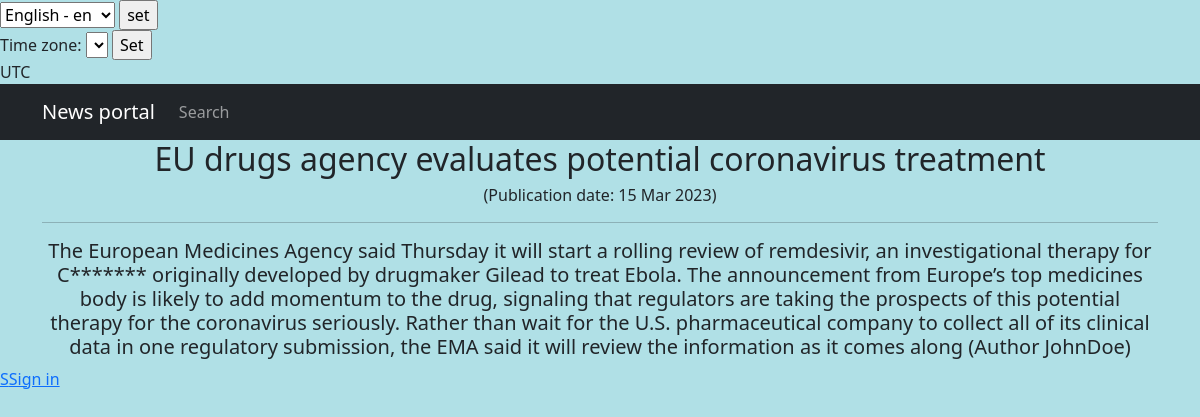
The page /news/2 on the database its author committed.
### chitchat/models.py (models this page shows, shortened)
class Post(models.Model):
    news = 'N'
    article = 'A'
    POST_TYPES = [
        (news, gettext_lazy('News')),
        (article, gettext_lazy('Article'))
    ]
    author = models.ForeignKey(
        Author,
        on_delete=models.CASCADE,
        verbose_name=gettext_lazy('Author'),
    )
    post_type = models.CharField(
        max_length=1,
        choices=POST_TYPES,
        default=article,
        verbose_name=gettext_lazy('Post type'),
        help_text=gettext_lazy('Choose a post type'),
    )
    time_creation = models.DateTimeField(auto_now_add=True)
    post_category = models.ManyToManyField(Category, through='PostCategory', verbose_name=gettext_lazy('Category'))
    title = models.CharField(
        max_length=100,
        unique=True,
        verbose_name=gettext_lazy('Heading'),
    )
    text = models.TextField(verbose_name=gettext_lazy('Text'))
    rating = models.IntegerField(default=0, verbose_name=gettext_lazy('Rating'))
    class Meta:
        verbose_name = _('Post')
        verbose_name_plural = _('Posts')

class Author(models.Model):
    authorUser = models.OneToOneField(
        User,
        on_delete=models.CASCADE,
        verbose_name=gettext_lazy('Author'),
    )
    ratingAuthor = models.IntegerField(
        default=0,
        verbose_name=gettext_lazy('Rating'),
    )
    class Meta:  #  Возвращает название категории во множественном или единственном числе в админпанеле
        verbose_name = _('Author')
        verbose_name_plural = _('Authors')

### chitchat/views.py (the view)
# urls.py: path('<int:pk>', PostDetail.as_view(), name='post_detail'),
class PostDetail(DetailView):
    model = Post
    template_name = 'post.html'
    context_object_name = 'post'
    queryset = Post.objects.all()
    def get_object(self, *args, **kwargs):  # переопределяем метод получения объекта, как ни странно
        obj = cache.get(f'post-{self.kwargs["pk"]}', None)
        if not obj:
            obj = super().get_object(queryset=self.queryset)
            cache.set(f'post-{self.kwargs["pk"]}', obj)
        return obj

### chitchat/templatetags/censor_filter.py (called while the page is built)
@register.filter()
def censor(text):
    for word in text.split():
        if word.lower() in RUDE_WORDS:
            text = text.replace(word, f"{word[0]}{'*'*(len(word)-1)}")
    return text

### templates/post.html (shortened to what this page needs)
{% extends 'flatpages/default.html' %}
{% load censor_filter %}
{% load i18n %}
{% block content %}
<h2>{{ post.title }}</h2>
<h6> ({% trans 'Publication date:' %} {{ post.time_creation|date:'d M Y' }}) </h6>
<hr>
<h5>{{ post.text|censor }} ({% trans 'Author' %} {{ post.author.authorUser }})</h5>
{% endblock content %}

### rows shown on the page
Post: title "EU drugs agency evaluates potential coronavirus treatment", time_creation "15 Mar 2023", text|censor "The European Medicines Agency said Thursday it will start a rolling review of remdesivir, an investigational therapy for C******* originally developed by drugmaker Gilead to treat Ebola. The announcement from Europe’s top medicines body is likely to add momentum to the drug, signaling that regulators are taking the prospects of this potential therapy for the coronavirus seriously. Rather than wait for the U.S. pharmaceutical company to collect all of its clinical data in one regulatory submission, the EMA said it will review the information as it comes along", author.authorUser "JohnDoe"

### other values the page prints
{{ TIME_ZONE }} "UTC"
form field language "English - en"
